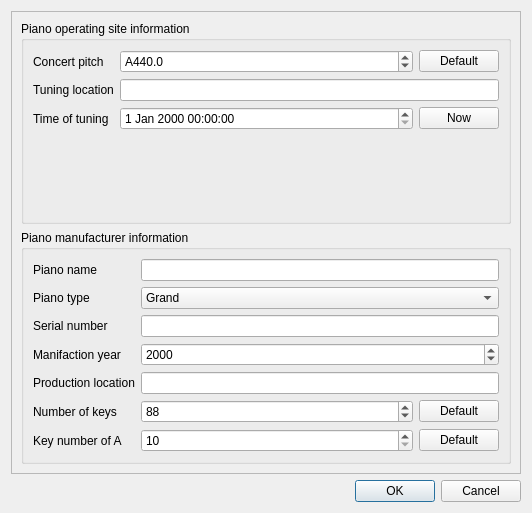
<?xml version="1.0" encoding="UTF-8"?>
<ui version="4.0">
 <class>EditPianoSheetDialog</class>
 <widget class="QDialog" name="EditPianoSheetDialog">
  <property name="geometry">
   <rect>
    <x>0</x>
    <y>0</y>
    <width>532</width>
    <height>513</height>
   </rect>
  </property>
  <property name="windowTitle">
   <string>Piano data sheet</string>
  </property>
  <layout class="QVBoxLayout" name="verticalLayout">
   <item>
    <widget class="QScrollArea" name="scrollArea">
     <property name="widgetResizable">
      <bool>true</bool>
     </property>
     <widget class="QWidget" name="scrollAreaWidgetContents">
      <property name="geometry">
       <rect>
        <x>0</x>
        <y>0</y>
        <width>512</width>
        <height>462</height>
       </rect>
      </property>
      <layout class="QVBoxLayout" name="verticalLayout_2">
       <item>
        <widget class="QGroupBox" name="groupBox_2">
         <property name="title">
          <string>Piano operating site information</string>
         </property>
         <layout class="QFormLayout" name="formLayout">
          <property name="fieldGrowthPolicy">
           <enum>QFormLayout::AllNonFixedFieldsGrow</enum>
          </property>
          <item row="1" column="0">
           <widget class="QLabel" name="label_5">
            <property name="text">
             <string>Tuning location</string>
            </property>
           </widget>
          </item>
          <item row="1" column="1">
           <widget class="QLineEdit" name="tuningLocationLineEdit"/>
          </item>
          <item row="2" column="0">
           <widget class="QLabel" name="label_6">
            <property name="text">
             <string>Time of tuning</string>
            </property>
           </widget>
          </item>
          <item row="2" column="1">
           <layout class="QHBoxLayout" name="horizontalLayout">
            <item>
             <widget class="QDateTimeEdit" name="timeOfTuningDateTimeEdit">
              <property name="sizePolicy">
               <sizepolicy hsizetype="MinimumExpanding" vsizetype="Fixed">
                <horstretch>0</horstretch>
                <verstretch>0</verstretch>
               </sizepolicy>
              </property>
              <property name="showGroupSeparator" stdset="0">
               <bool>false</bool>
              </property>
             </widget>
            </item>
            <item>
             <widget class="QPushButton" name="timeOfTuningNowButton">
              <property name="sizePolicy">
               <sizepolicy hsizetype="Minimum" vsizetype="Fixed">
                <horstretch>0</horstretch>
                <verstretch>0</verstretch>
               </sizepolicy>
              </property>
              <property name="text">
               <string>Now</string>
              </property>
             </widget>
            </item>
           </layout>
          </item>
          <item row="0" column="0">
           <widget class="QLabel" name="label_7">
            <property name="text">
             <string>Concert pitch</string>
            </property>
           </widget>
          </item>
          <item row="0" column="1">
           <layout class="QHBoxLayout" name="horizontalLayout_2">
            <item>
             <widget class="QDoubleSpinBox" name="concertPitchSpinBox">
              <property name="sizePolicy">
               <sizepolicy hsizetype="MinimumExpanding" vsizetype="Fixed">
                <horstretch>0</horstretch>
                <verstretch>0</verstretch>
               </sizepolicy>
              </property>
              <property name="prefix">
               <string>A</string>
              </property>
              <property name="decimals">
               <number>1</number>
              </property>
              <property name="minimum">
               <double>427.000000000000000</double>
              </property>
              <property name="maximum">
               <double>452.000000000000000</double>
              </property>
              <property name="singleStep">
               <double>0.100000000000000</double>
              </property>
              <property name="value">
               <double>440.000000000000000</double>
              </property>
             </widget>
            </item>
            <item>
             <widget class="QPushButton" name="defaultConcertPitchButton">
              <property name="text">
               <string>Default</string>
              </property>
             </widget>
            </item>
           </layout>
          </item>
         </layout>
        </widget>
       </item>
       <item>
        <widget class="QGroupBox" name="groupBox">
         <property name="title">
          <string>Piano manufacturer information</string>
         </property>
         <layout class="QFormLayout" name="formLayout_2">
          <property name="fieldGrowthPolicy">
           <enum>QFormLayout::AllNonFixedFieldsGrow</enum>
          </property>
          <item row="0" column="0">
           <widget class="QLabel" name="label">
            <property name="text">
             <string>Piano name</string>
            </property>
           </widget>
          </item>
          <item row="0" column="1">
           <widget class="QLineEdit" name="nameLineEdit"/>
          </item>
          <item row="2" column="0">
           <widget class="QLabel" name="label_2">
            <property name="text">
             <string>Serial number</string>
            </property>
           </widget>
          </item>
          <item row="2" column="1">
           <widget class="QLineEdit" name="serialNumberLineEdit"/>
          </item>
          <item row="3" column="0">
           <widget class="QLabel" name="label_3">
            <property name="text">
             <string>Manifaction year</string>
            </property>
           </widget>
          </item>
          <item row="3" column="1">
           <widget class="QDateEdit" name="yearEdit">
            <property name="currentSection">
             <enum>QDateTimeEdit::YearSection</enum>
            </property>
            <property name="displayFormat">
             <string notr="true">yyyy</string>
            </property>
            <property name="calendarPopup">
             <bool>false</bool>
            </property>
           </widget>
          </item>
          <item row="4" column="0">
           <widget class="QLabel" name="label_4">
            <property name="text">
             <string>Production location</string>
            </property>
           </widget>
          </item>
          <item row="4" column="1">
           <widget class="QLineEdit" name="productionLocationLineEdit"/>
          </item>
          <item row="5" column="0">
           <widget class="QLabel" name="label_8">
            <property name="text">
             <string>Number of keys</string>
            </property>
           </widget>
          </item>
          <item row="5" column="1">
           <layout class="QHBoxLayout" name="horizontalLayout_3">
            <item>
             <widget class="QSpinBox" name="numberOfKeysSpinBox">
              <property name="sizePolicy">
               <sizepolicy hsizetype="MinimumExpanding" vsizetype="Fixed">
                <horstretch>0</horstretch>
                <verstretch>0</verstretch>
               </sizepolicy>
              </property>
              <property name="minimum">
               <number>10</number>
              </property>
              <property name="value">
               <number>88</number>
              </property>
             </widget>
            </item>
            <item>
             <widget class="QPushButton" name="defaultNumberOfKeysButton">
              <property name="text">
               <string>Default</string>
              </property>
             </widget>
            </item>
           </layout>
          </item>
          <item row="6" column="0">
           <widget class="QLabel" name="label_9">
            <property name="text">
             <string>Key number of A</string>
            </property>
           </widget>
          </item>
          <item row="6" column="1">
           <layout class="QHBoxLayout" name="horizontalLayout_4">
            <item>
             <widget class="QSpinBox" name="keyNumberOfASpinBox">
              <property name="sizePolicy">
               <sizepolicy hsizetype="MinimumExpanding" vsizetype="Fixed">
                <horstretch>0</horstretch>
                <verstretch>0</verstretch>
               </sizepolicy>
              </property>
              <property name="minimum">
               <number>10</number>
              </property>
              <property name="displayIntegerBase">
               <number>10</number>
              </property>
             </widget>
            </item>
            <item>
             <widget class="QPushButton" name="defaultKeyNumberOfAButton">
              <property name="text">
               <string>Default</string>
              </property>
             </widget>
            </item>
           </layout>
          </item>
          <item row="1" column="0">
           <widget class="QLabel" name="label_10">
            <property name="text">
             <string>Piano type</string>
            </property>
           </widget>
          </item>
          <item row="1" column="1">
           <widget class="QComboBox" name="pianoType">
            <item>
             <property name="text">
              <string>Grand</string>
             </property>
            </item>
            <item>
             <property name="text">
              <string>Upright</string>
             </property>
            </item>
           </widget>
          </item>
         </layout>
        </widget>
       </item>
      </layout>
     </widget>
    </widget>
   </item>
   <item>
    <widget class="QDialogButtonBox" name="buttonBox">
     <property name="orientation">
      <enum>Qt::Horizontal</enum>
     </property>
     <property name="standardButtons">
      <set>QDialogButtonBox::Cancel|QDialogButtonBox::Ok</set>
     </property>
    </widget>
   </item>
  </layout>
 </widget>
 <tabstops>
  <tabstop>scrollArea</tabstop>
  <tabstop>concertPitchSpinBox</tabstop>
  <tabstop>defaultConcertPitchButton</tabstop>
  <tabstop>tuningLocationLineEdit</tabstop>
  <tabstop>timeOfTuningDateTimeEdit</tabstop>
  <tabstop>timeOfTuningNowButton</tabstop>
  <tabstop>nameLineEdit</tabstop>
  <tabstop>serialNumberLineEdit</tabstop>
  <tabstop>yearEdit</tabstop>
  <tabstop>productionLocationLineEdit</tabstop>
  <tabstop>numberOfKeysSpinBox</tabstop>
  <tabstop>defaultNumberOfKeysButton</tabstop>
  <tabstop>keyNumberOfASpinBox</tabstop>
  <tabstop>defaultKeyNumberOfAButton</tabstop>
 </tabstops>
 <resources/>
 <connections>
  <connection>
   <sender>buttonBox</sender>
   <signal>accepted()</signal>
   <receiver>EditPianoSheetDialog</receiver>
   <slot>accept()</slot>
   <hints>
    <hint type="sourcelabel">
     <x>266</x>
     <y>503</y>
    </hint>
    <hint type="destinationlabel">
     <x>157</x>
     <y>274</y>
    </hint>
   </hints>
  </connection>
  <connection>
   <sender>buttonBox</sender>
   <signal>rejected()</signal>
   <receiver>EditPianoSheetDialog</receiver>
   <slot>reject()</slot>
   <hints>
    <hint type="sourcelabel">
     <x>334</x>
     <y>503</y>
    </hint>
    <hint type="destinationlabel">
     <x>286</x>
     <y>274</y>
    </hint>
   </hints>
  </connection>
  <connection>
   <sender>timeOfTuningNowButton</sender>
   <signal>clicked()</signal>
   <receiver>EditPianoSheetDialog</receiver>
   <slot>onSetTuningTimeToNow()</slot>
   <hints>
    <hint type="sourcelabel">
     <x>499</x>
     <y>157</y>
    </hint>
    <hint type="destinationlabel">
     <x>290</x>
     <y>203</y>
    </hint>
   </hints>
  </connection>
  <connection>
   <sender>numberOfKeysSpinBox</sender>
   <signal>valueChanged(int)</signal>
   <receiver>EditPianoSheetDialog</receiver>
   <slot>onNumberOfKeysChanged(int)</slot>
   <hints>
    <hint type="sourcelabel">
     <x>393</x>
     <y>388</y>
    </hint>
    <hint type="destinationlabel">
     <x>296</x>
     <y>300</y>
    </hint>
   </hints>
  </connection>
  <connection>
   <sender>defaultConcertPitchButton</sender>
   <signal>clicked()</signal>
   <receiver>EditPianoSheetDialog</receiver>
   <slot>onDefaultConcertPitch()</slot>
   <hints>
    <hint type="sourcelabel">
     <x>499</x>
     <y>84</y>
    </hint>
    <hint type="destinationlabel">
     <x>256</x>
     <y>270</y>
    </hint>
   </hints>
  </connection>
  <connection>
   <sender>defaultKeyNumberOfAButton</sender>
   <signal>clicked()</signal>
   <receiver>EditPianoSheetDialog</receiver>
   <slot>onDefaultKeyNumberOfA()</slot>
   <hints>
    <hint type="sourcelabel">
     <x>499</x>
     <y>444</y>
    </hint>
    <hint type="destinationlabel">
     <x>256</x>
     <y>270</y>
    </hint>
   </hints>
  </connection>
  <connection>
   <sender>defaultNumberOfKeysButton</sender>
   <signal>clicked()</signal>
   <receiver>EditPianoSheetDialog</receiver>
   <slot>onDefaultNumberOfKeys()</slot>
   <hints>
    <hint type="sourcelabel">
     <x>499</x>
     <y>406</y>
    </hint>
    <hint type="destinationlabel">
     <x>256</x>
     <y>270</y>
    </hint>
   </hints>
  </connection>
 </connections>
 <slots>
  <slot>onSetTuningTimeToNow()</slot>
  <slot>onNumberOfKeysChanged(int)</slot>
  <slot>onDefaultConcertPitch()</slot>
  <slot>onDefaultNumberOfKeys()</slot>
  <slot>onDefaultKeyNumberOfA()</slot>
 </slots>
</ui>
